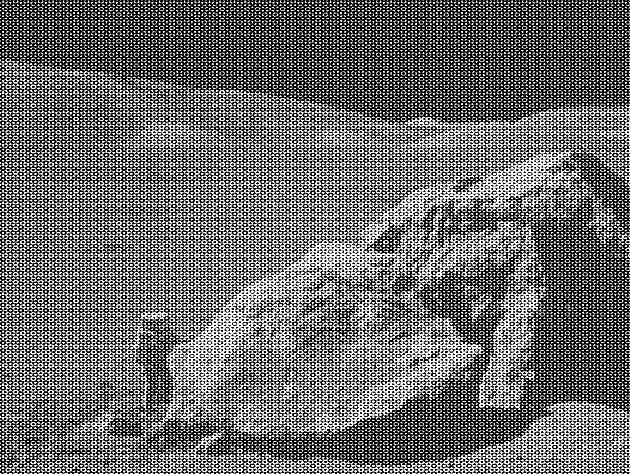
#> input picture data/moonlanding.png, 630 x 474 px
$ jupyter execute scipy_ex01.ipynb   (shell and % lines are left out)
#> lines starting #> are read from the running program, lines starting #| are printed output that depends on the picture
[cell 1]
import numpy as np
import pandas as pd
import matplotlib.pyplot as plt
from scipy.fftpack import fft2

[cell 2]
moon=plt.imread('../data/moonlanding.png')
#> moon is the input picture: shape (474, 630) float32; min 0, max 1, mean 0.424
plt.figure(figsize=(10,8))
plt.imshow(moon,cmap='gray')
plt.show()

第一步：把图片变成频域
第二部：去噪
第三步：逆变换

[cell 3]
moon_fft=fft2(moon)
moon_fft

[cell 4]
#绝对值大于某一个阈值的点认为是噪点>800
moon_fft[np.abs(moon_fft)>4e2]=0

[cell 5]
#也可以写成
result=np.where(np.abs(moon_fft)>8e2,0,moon_fft)
#逆变换
from scipy.fftpack import ifft2
imoon_fft=ifft2(moon_fft)
moon_clean=np.real(imoon_fft)
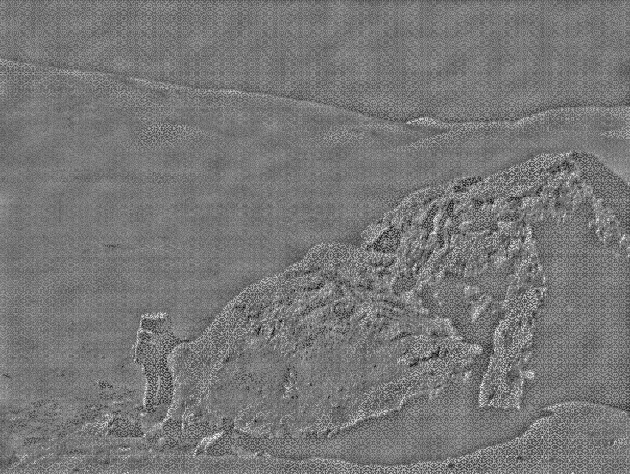
#> moon_clean: shape (474, 630) float32; min -0.605, max 0.685, mean 1.28e-10; drawn with min black and max white


$ run again, with data/jinzhengen.png copied over data/moonlanding.png
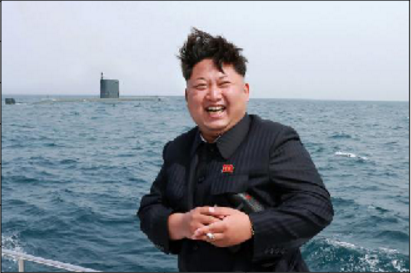
#> input picture data/jinzhengen.png, 411 x 273 px
#> moon is the input picture: shape (273, 411, 3) float32; mean R, G, B 0.522, 0.561, 0.603
#> `moon_clean=np.real(imoon_fft)`:
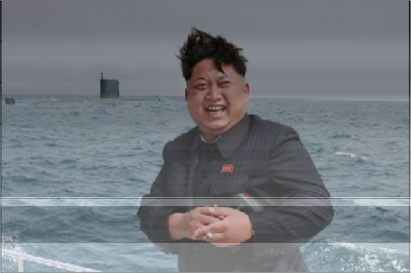
#> moon_clean: shape (273, 411, 3) float32; mean of channels 0, 1, 2 0.00233, 0.0411, 0.0829; drawn with min black and max white
#> `[cell 6] plt.figure(figsize=(10,8)) plt.imshow(moon_clean,cmap='gray')`:
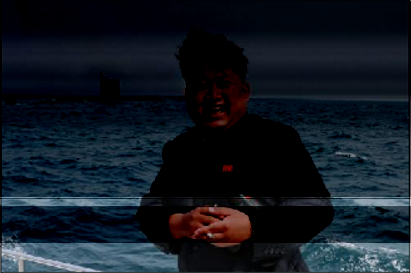
#> shown: shape (273, 411, 3) float32; mean R, G, B 0.0687, 0.1, 0.138
